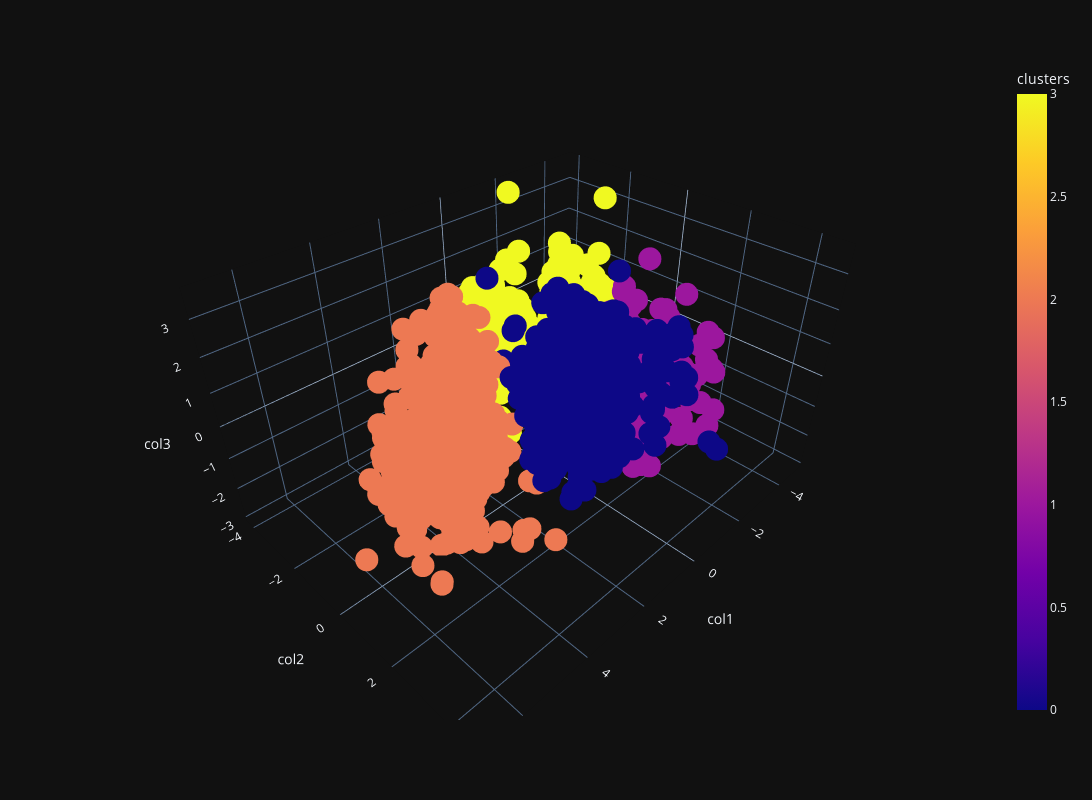

Notebook cell for this chart:
### Code cell
fig = px.scatter_3d(df_pca, x='col1', y='col2', z='col3', color='clusters',
                 template='plotly_dark',width=1200, height=800)
fig.show()

### Figure 1 — Plotly figure (JSON) as saved in the notebook; plotly's stock layout.template omitted (floating-point values rounded to 4 significant figures; data arrays with more than 128 entries replaced by an {"elided": "..."} marker saying what was removed)
{"data": [{"hovertemplate": "col1=%{x}<br>col2=%{y}<br>col3=%{z}<br>clusters=%{marker.color}<extra></extra>", "legendgroup": "", "marker": {"color": {"elided": "2205 int values"}, "coloraxis": "coloraxis", "symbol": "circle"}, "mode": "markers", "name": "", "scene": "scene", "showlegend": false, "type": "scatter3d", "x": {"elided": "2205 float values"}, "y": {"elided": "2205 float values"}, "z": {"elided": "2205 float values"}}], "layout": {"coloraxis": {"colorbar": {"title": {"text": "clusters"}}, "colorscale": [[0, "#0d0887"], [0.1111, "#46039f"], [0.2222, "#7201a8"], [0.3333, "#9c179e"], [0.4444, "#bd3786"], [0.5556, "#d8576b"], [0.6667, "#ed7953"], [0.7778, "#fb9f3a"], [0.8889, "#fdca26"], [1, "#f0f921"]]}, "height": 800, "legend": {"tracegroupgap": 0}, "margin": {"t": 60}, "scene": {"domain": {"x": [0, 1], "y": [0, 1]}, "xaxis": {"title": {"text": "col1"}}, "yaxis": {"title": {"text": "col2"}}, "zaxis": {"title": {"text": "col3"}}}, "width": 1200}}
